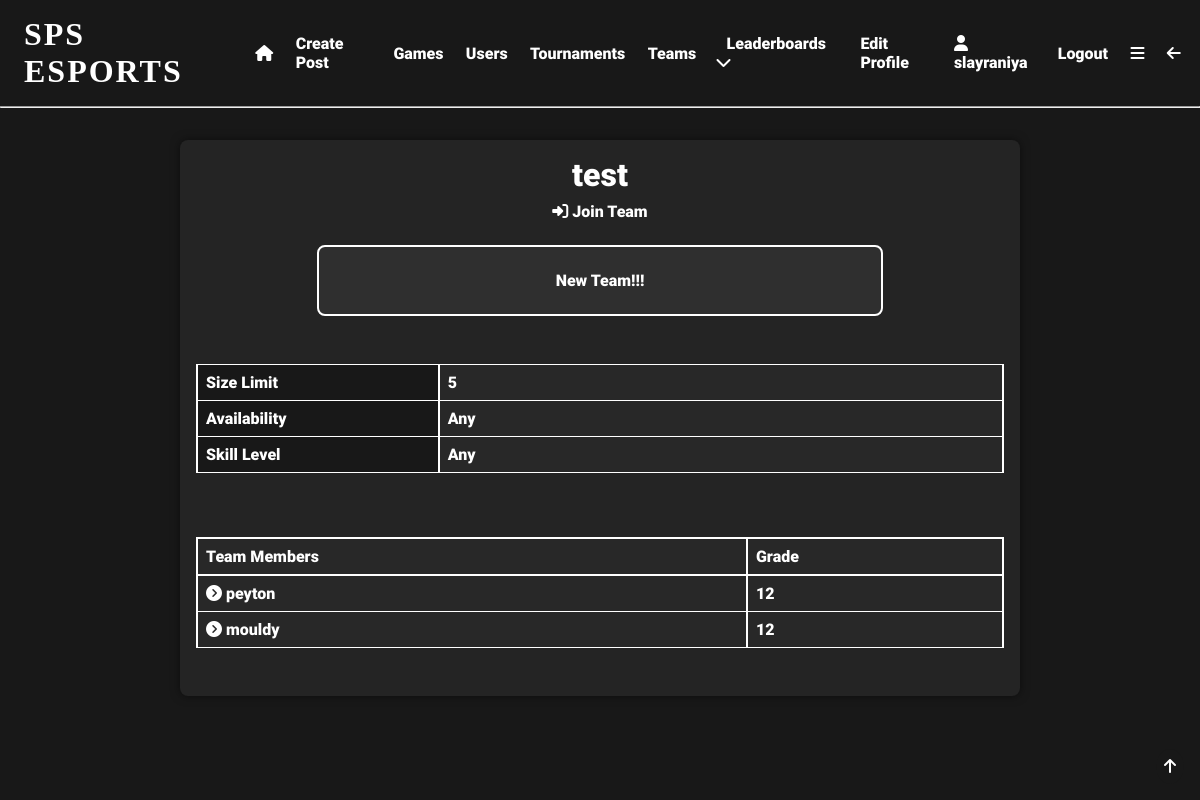
/team/2 (signed in), run on the app's committed database.
### app/models.py (models this page shows, shortened)
class User(UserMixin, db.Model):
    user_id = db.Column(db.Integer, primary_key=True)
    username = db.Column(db.String(64), index=True, unique=True)
    email = db.Column(db.String(120), index=True, unique=True)
    password_hash = db.Column(db.String(128), nullable=False)
    pfp = db.Column(db.String(140))
    user_bio = db.Column(db.String(140), default='New to SPS eSports!!!')
    pronouns = db.Column(db.String(64), nullable=True)
    skill_level = db.Column(db.String(64), default='Unsure')
    role = db.Column(db.String(64))
    grade = db.Column(db.String(64), nullable=True, default='Unsure')
    availability = db.Column(db.String(140), default='Unsure')
    teams = db.relationship('Teams', back_populates='user')
    team_users = db.relationship('TeamUsers', back_populates='user')
    posts = db.relationship('Posts', back_populates='user')
    likes = db.relationship('Likes', back_populates='user')
    tournaments = db.relationship('Tournaments', back_populates='user')
    favourite_games = db.relationship('FavouriteGames', back_populates='user')
    tournament_users = db.relationship('TournamentUsers', back_populates='user')
    comments = db.relationship('Comments', back_populates='user')
    matches = db.relationship('Matches', back_populates='user')
    match_users = db.relationship('MatchUsers', back_populates='user')
    following = db.relationship('Following', backref='user', foreign_keys='Following.user_id')
    followed = db.relationship('Following', foreign_keys='Following.following_id')
    sponsor = db.relationship('SponsoredUsers', backref='user', foreign_keys='SponsoredUsers.sponsor_id')
    sponsored = db.relationship('SponsoredUsers', foreign_keys='SponsoredUsers.sponsored_id')
    def __repr__(self):
        return '<User {}>'.format(self.username)

class Teams(db.Model):
    team_id = db.Column(db.Integer, primary_key=True, index=True, unique=True, nullable=False)
    team_name = db.Column(db.String(64), index=True, unique=True)
    team_description = db.Column(db.String(140), default='New Team!!!')
    limit = db.Column(db.Integer, default=5)
    availability = db.Column(db.String(140), nullable=True)
    skill_level = db.Column(db.String(64), nullable=True)
    admin_id = db.Column(db.Integer, db.ForeignKey('user.user_id'), name='fk_admin_id')
    user = db.relationship('User', back_populates='teams')
    team_users = db.relationship('TeamUsers', back_populates='team')
    practises = db.relationship('Practises', back_populates='team')

### app/routes.py (the view)
@app.route('/team/<team_id>')
@login_required
def team(team_id):
    if TeamUsers.query.filter_by(team_id=team_id, user_id=current_user.user_id).count() > 0:
        my_team = True
    else:
        my_team = False
    team = Teams.query.filter_by(team_id=team_id).first_or_404()
    team_users = TeamUsers.query.filter_by(team_id=team_id).all()
    users = []
    for team_user in team_users:
        print(team_user.user_id)
        user = User.query.filter_by(user_id=team_user.user_id).first()
        users.append(user)
    print(users)
    return render_template('team.html', team=team, team_users=team_users, users=users, my_team=my_team)

### app/models.py (called while the page is built)
@login.user_loader
def load_user(user_id):
    return User.query.get(int(user_id))  # returns the user id as an integer

### app/templates/team.html (shortened to what this page needs)
{% extends 'base.html' %}
{% block content %}
<div class="centre">
    <div class="gen-container">
        <h1>{{team.team_name}}</h1>
        {% if my_team %}
        <a href="{{url_for('leave_team', team_id=team.team_id)}}">Leave Team <i
                class="fa-solid fa-right-from-bracket"></i></a>
        {% else %}
        <a href="{{url_for('join_team', team_id=team.team_id)}}"><i class="fa-solid fa-right-to-bracket"></i>   Join Team</a>
        {% endif %}
        <div class="highlight-box">
            <p>{{team.team_description}}</p>
        </div>
        <div class="info-table firstcolumn">
            <table>
                <tr>
                    <td>Size Limit</td>
                    <td>{{team.limit}}</td>
                </tr>
                <tr>
                    <td>Availability</td>
                    <td>{{team.availability}}</td>
                </tr>
                <tr>
                    <td>Skill Level</td>
                    <td>{{team.skill_level}}</td>
                </tr>
            </table>
        </div>
        <div class="info-table lineup">
            <table>
                <tr>
                    <th>Team Members</th>
                    <th>Grade</th>
                </tr>
                {% for user in users %}
                <tr>
                    <td><a href="{{ url_for('user', username=user.username) }}"><i
                            class="fa-solid fa-circle-chevron-right"></i>   {{ user.username }}</a></td>
                    <td>{{ user.grade }}</td>
                </tr>
                {% endfor %}
            </table>
        </div>
    </div>
</div>
{% endblock %}

### app/templates/base.html (shortened to what this page needs)
<!DOCTYPE html>
<html lang="en">
<head>
    <link rel="stylesheet" href="{{ url_for('static', filename='css/styles.css') }}">
</head>
<body>
  <div id="top" class="header">
      {% if current_user.is_anonymous %}
        <h1 onclick="location.href='login'">SPS ESPORTS</h1>
        <a href="{{ url_for('login') }}">Login</a>
        <a href="{{ url_for('register') }}">Register</a>
      {% else %}
        <h1 onclick="location.href='{{url_for('index')}}'">SPS ESPORTS</h1>
        <a href="{{ url_for('index') }}"><i class="fa-solid fa-house"></i></a>
        <a href="{{ url_for('create_post') }}">Create Post</a>
        <a href="{{ url_for('search') }}">Games</a>
        <a href="{{ url_for('user_search') }}">Users</a>
        <a href="{{ url_for('tournament_search') }}">Tournaments</a>
        <a href="{{url_for('team_search')}}">Teams</a>
        <div class="expand">
            <div class="expand-button">
                <a href="javascript:showDropdown()">Leaderboards  <i class="fa-solid fa-chevron-down"></i></a>
            </div>
        </div>
        <a href="{{ url_for('edit_profile') }}">Edit Profile</a>
        <a href="{{ url_for('user', username=current_user.username) }}"><i class="fa-solid fa-user"></i>   {{current_user.username}}</a>
        <a href="{{ url_for('logout') }}">Logout</a>
        <a href="javascript:showNavBar()"><i class="fa-solid fa-bars"></i></a>
        <a href="javascript:window.history.back();"><i class="fa-solid fa-arrow-left"></i></a>
      {% endif %}
  </div>
    <hr>
  <div class="topbutton">
    <a href="#top"><i class="fa-solid fa-arrow-up"></i></a>
  </div>
{% block content %} {% endblock %}
</body>
</html>

### app/static/css/styles.css (style rules this page uses)
* { margin: 0; padding: 0; box-sizing: border-box; scroll-behavior: smooth; scrollbar-width: thin; scrollbar-color: white var(--bg); }
body { background: var(--bg); color: white; }
:root { --accent: #e81c29; --bg: #181818; --bg2: #282828; --lightbg: rgba(255,255,255,0.05); }
.header { display:flex; align-items: center; padding: 1em 0.5em; }
.header a { padding: 0em 0.7em; font-family: 'Roboto'; font-size: 1em; text-decoration: none; transition: 0.5s; position: relative; transition: 0.3s; color: white; }
.header a::before { content: ''; position: absolute; width: 100%; height: 2px; left: 0; bottom: -2px; background-color: var(--accent); transform-origin: right; transform: scaleX(0); transition: transform 0.3s; }
.header h1 { box-shadow: inset 0 0 0 0 var(--bg); font-family: 'Nausea'; letter-spacing: 2px; padding: 0 0.5em; position: relative; transition: color 0.3s ease-in-out, box-shadow 0.3s ease-in-out; }
.expand { font-family: 'Roboto'; padding: 0.5em; position: relative; }
h1 { font-family: 'Roboto'; font-size: 2em; }
.centre h1 { text-align: center; }
.topbutton { position: fixed; bottom: 1em; right: 1em; padding: 0.5em; border-radius: 50%; background-color: var(--bg); color: white; font-family: 'Roboto'; font-size: 1em; transition: 0.5s; }
p { font-family: 'Roboto'; font-size: 1em; padding: 0.5em 0; }
a { color: white; text-decoration: none; transition: 0.5s; padding: 0.5em 0; position: relative; font-family: 'Roboto'; }
a::before { content: ''; position: absolute; width: 100%; height: 2px; left: 0; bottom: -2px; background-color: var(--accent); transform-origin: right; transform: scaleX(0); transition: transform 0.3s; }
.centre { display: flex; flex-flow: row wrap; align-items: center; justify-content: center; width: 100%; margin: 1em 0; }
.info-table { display: flex; flex-flow: column wrap; align-items: center; justify-content: center; width: 100%; margin: 1em 0; font-family: 'Roboto'; }
.info-table table { width: 100%; border-collapse: collapse; margin: 1em 0; text-align: left; }
.info-table th { padding: 0.5em; border: 2px solid white; background-color: var(--bg2); }
.info-table td { padding: 0.5em; border: 1px solid white; border-right: 2px solid white; border-left: 2px solid white; background-color: var(--bg2); }
.info-table.firstcolumn tr > td:first-child { width: 30%; background-color: var(--bg); }
.gen-container { display: flex; flex-flow: column wrap; align-items: center; justify-content: center; width: 70%; margin: 1em 0; font-family: 'Roboto'; background-color: var(--lightbg); padding: 1em; border-radius: 0.5em; box-shadow: 0 0 10px 0 rgba(0,0,0,0.5); }
.highlight-box { display: flex; flex-flow: column wrap; align-items: center; justify-content: center; width: 70%; margin: 1em 0; font-family: 'Roboto'; background-color: var(--lightbg); padding: 1em; border-radius: 0.5em; border: 2px solid white; }
.lineup a::before { top: 80%; }

### data on the page
User: username "slayraniya"
Teams: team_name "test", team_description "New Team!!!", limit "5", availability "Any", skill_level "Any"
User: username "peyton", grade "12"
User: username "mouldy", grade "12"
